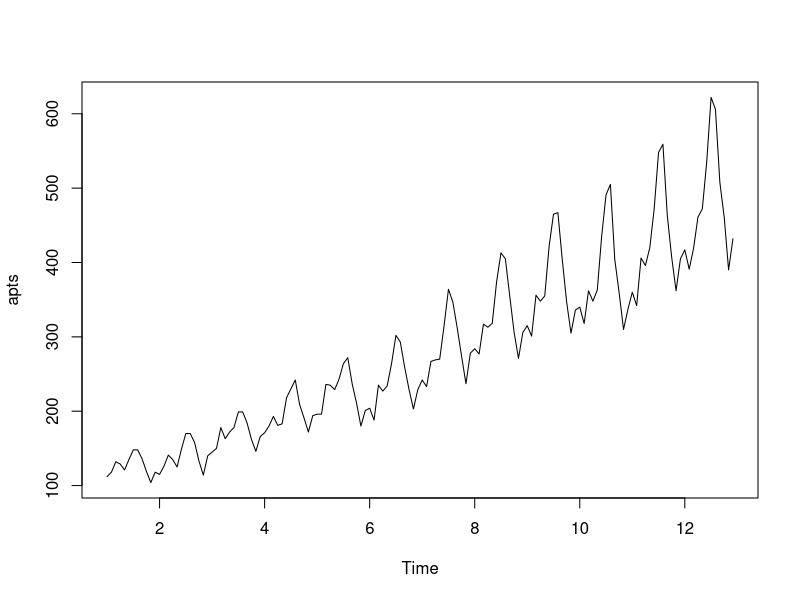
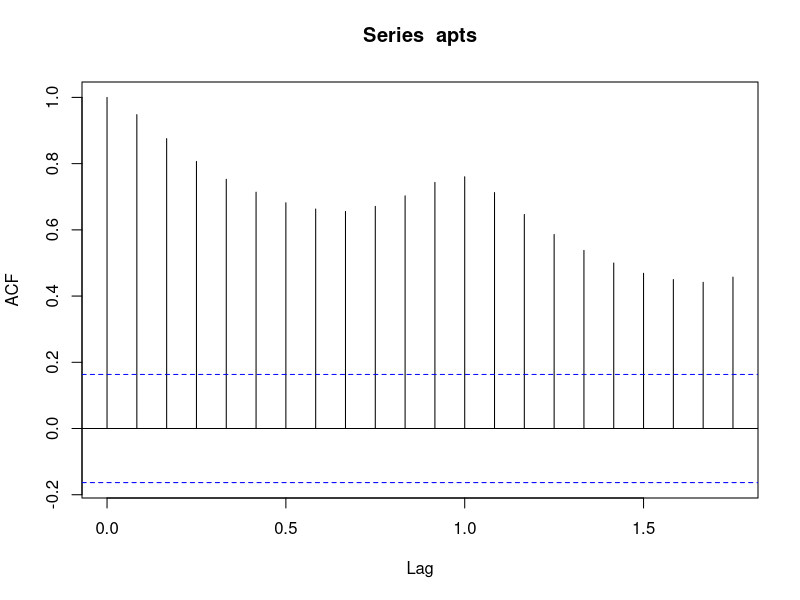
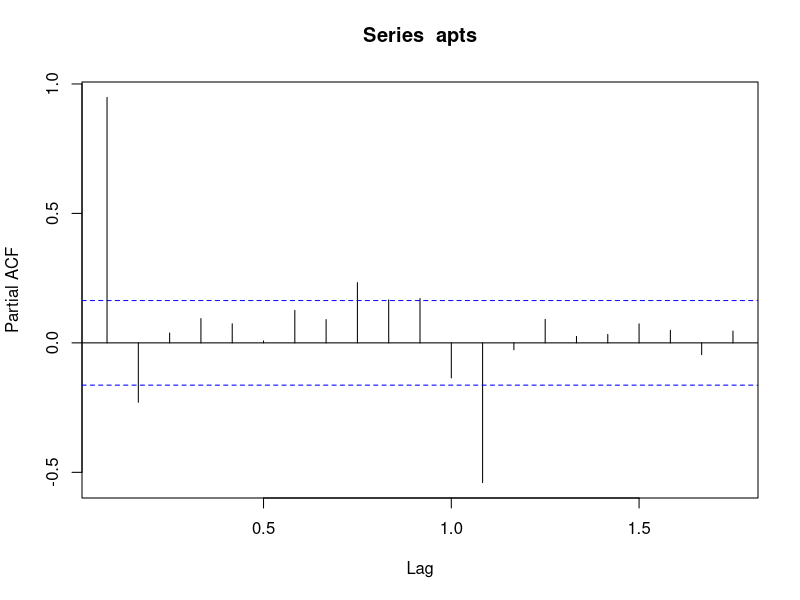
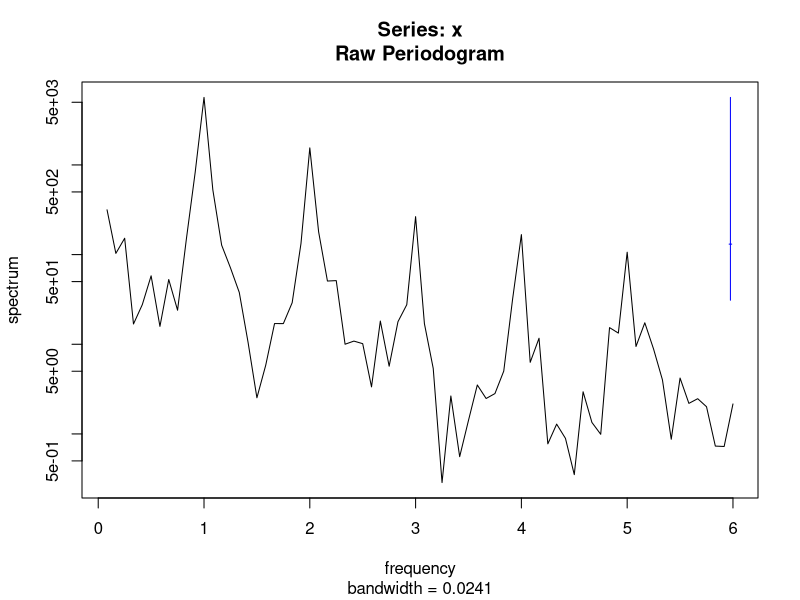
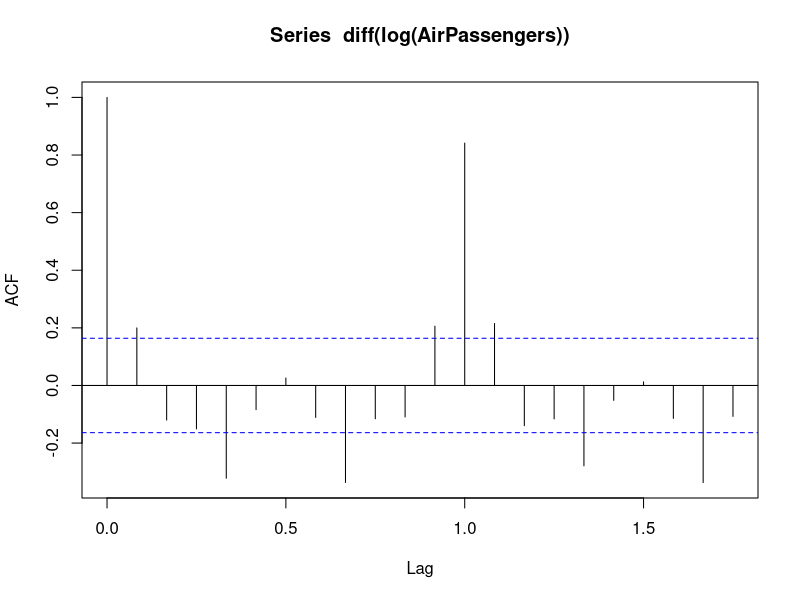
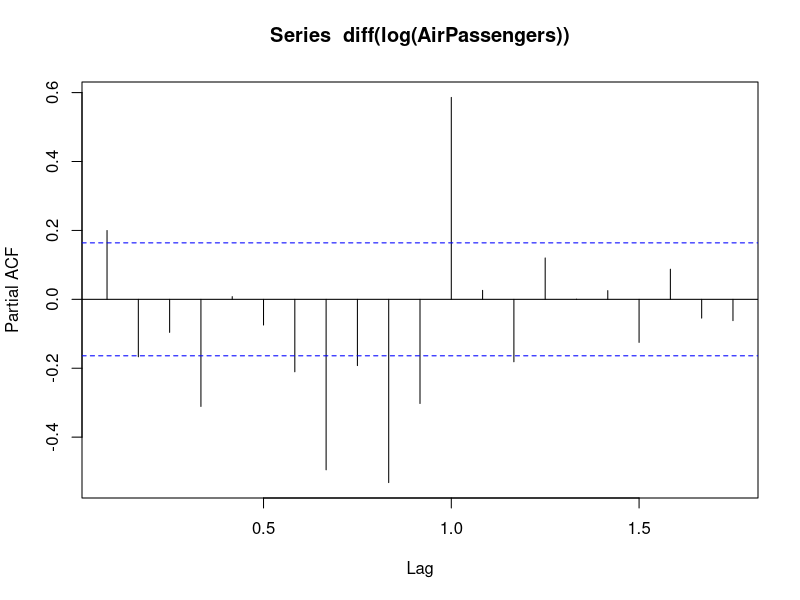
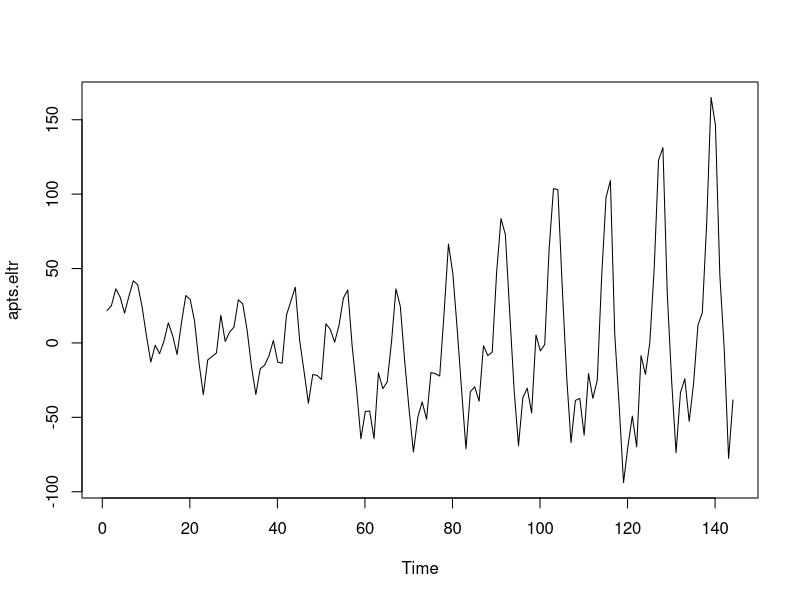
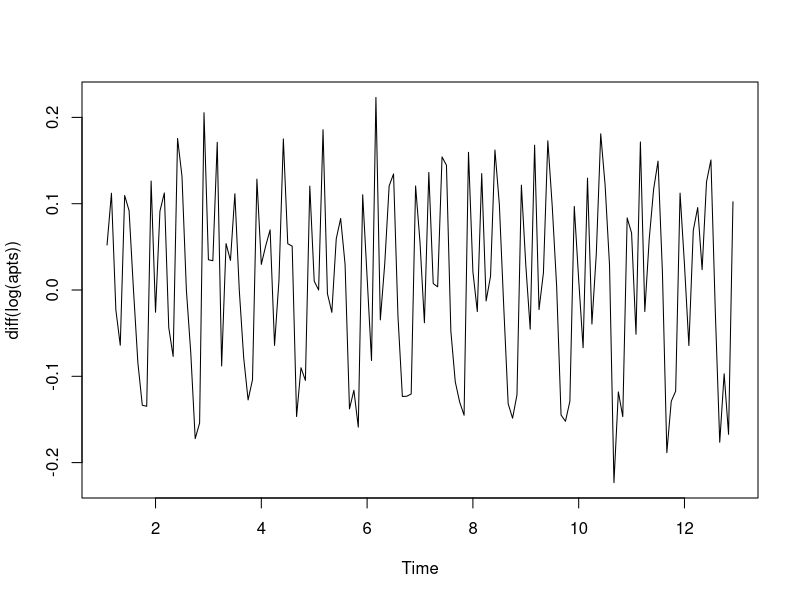

The R script that drew these images, in order:
## ---- chunk 1
apts <- ts(AirPassengers, frequency = 12)

plot(apts)

acf(apts)

pacf(apts)

spectrum(apts)

acf(diff(log(AirPassengers)))

pacf(diff(log(AirPassengers)))
## ---- chunk 2
library(zoo)
m <- lm(coredata(apts) ~ index(apts))

apts.eltr <- ts(resid(m), index(apts))

plot(apts.eltr)

plot(diff(log(apts)))

apts.diff <- diff(log(apts))
## ---- chunk 3
f <- decompose(apts)

attributes(f)


plot(f$figure, type="b", xaxt="n", xlab="")

monthNames <- months(ISOdate(2011,1:12,1))

axis(1, at=1:12, labels=monthNames, las=2)

plot(f)
## ---- chunk 4
library(forecast)
apts.arima <- auto.arima(apts)

summary(apts.arima)

fore <- predict(apts.arima, n.ahead=24)

U <- fore$pred + 2*fore$se
L <- fore$pred - 2*fore$se


apts.smoothing <- HoltWinters(apts, seasonal="mul")
fore2 <- predict(apts.smoothing,n.ahead=24)


ts.plot(apts, fore$pred, U, L, fore2,col=c(1,2,4,4,6), lty = c(1,1,2,2,3))
legend("topleft", c("Actual", "ARIMA", "ARIMA Error Bounds (95% Confidence)", "exponential smoothing"),col=c(1,2,4,6), lty=c(1,1,2,3))

## ---- chunk 5
apts.log <- log(apts)
apts.log.arima <- auto.arima(apts.log)

summary(apts.log.arima)

fore <- predict(apts.log.arima, n.ahead=24)

U <- fore$pred + 2*fore$se
L <- fore$pred - 2*fore$se


apts.smoothing <- HoltWinters(apts.log, seasonal="mul")
fore2 <- predict(apts.smoothing,n.ahead=24)


ts.plot(exp(apts.log), exp(fore$pred), exp(U), exp(L), exp(fore2),col=c(1,2,4,4,6), lty = c(1,1,2,2,3))
legend("topleft", c("Actual", "ARIMA", "ARIMA Error Bounds (95% Confidence)", "exponential smoothing"),col=c(1,2,4,6), lty=c(1,1,2,3))

## ---- chunk 6
apts.log.arima <- arima(apts.log, order=c(0,1,1), seasonal=list(order=c(0,1,1), period=12))


summary(apts.log.arima)

fore <- predict(apts.log.arima, n.ahead=24)

U <- fore$pred + 2*fore$se
L <- fore$pred - 2*fore$se


apts.smoothing <- HoltWinters(apts.log, seasonal="mul")
fore2 <- predict(apts.smoothing,n.ahead=24)


ts.plot(exp(apts.log), exp(fore$pred), exp(U), exp(L), exp(fore2),col=c(1,2,4,4,6), lty = c(1,1,2,2,3))
legend("topleft", c("Actual", "ARIMA", "ARIMA Error Bounds (95% Confidence)", "exponential smoothing"),col=c(1,2,4,6), lty=c(1,1,2,3))
## ---- chunk 7

tsdiag(apts.log.arima)

